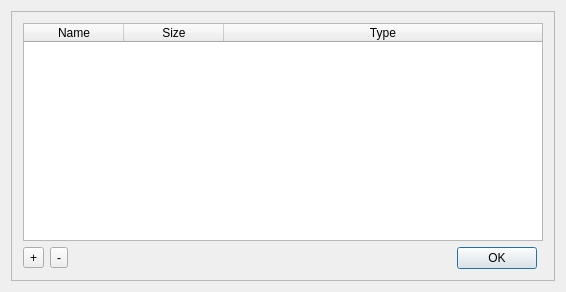
<?xml version="1.0" encoding="UTF-8"?>
<ui version="4.0">
 <class>ImageDetailsClass</class>
 <widget class="QDialog" name="ImageDetailsClass">
  <property name="geometry">
   <rect>
    <x>0</x>
    <y>0</y>
    <width>566</width>
    <height>292</height>
   </rect>
  </property>
  <property name="windowTitle">
   <string>ImageDetails</string>
  </property>
  <layout class="QGridLayout" name="gridLayout_3">
   <item row="0" column="0">
    <widget class="QFrame" name="frame">
     <property name="frameShape">
      <enum>QFrame::StyledPanel</enum>
     </property>
     <property name="frameShadow">
      <enum>QFrame::Raised</enum>
     </property>
     <layout class="QGridLayout" name="gridLayout">
      <item row="0" column="0" colspan="5">
       <widget class="QTableWidget" name="tblImages">
        <property name="editTriggers">
         <set>QAbstractItemView::NoEditTriggers</set>
        </property>
        <property name="selectionMode">
         <enum>QAbstractItemView::ContiguousSelection</enum>
        </property>
        <property name="selectionBehavior">
         <enum>QAbstractItemView::SelectRows</enum>
        </property>
        <attribute name="horizontalHeaderStretchLastSection">
         <bool>true</bool>
        </attribute>
        <attribute name="horizontalHeaderStretchLastSection">
         <bool>true</bool>
        </attribute>
        <column>
         <property name="text">
          <string>Name</string>
         </property>
        </column>
        <column>
         <property name="text">
          <string>Size</string>
         </property>
        </column>
        <column>
         <property name="text">
          <string>Type</string>
         </property>
        </column>
       </widget>
      </item>
      <item row="1" column="0">
       <widget class="QToolButton" name="btnPlus">
        <property name="text">
         <string>+</string>
        </property>
       </widget>
      </item>
      <item row="1" column="1">
       <widget class="QToolButton" name="btnMinus">
        <property name="text">
         <string>-</string>
        </property>
       </widget>
      </item>
      <item row="1" column="2">
       <spacer name="horizontalSpacer">
        <property name="orientation">
         <enum>Qt::Horizontal</enum>
        </property>
        <property name="sizeHint" stdset="0">
         <size>
          <width>164</width>
          <height>17</height>
         </size>
        </property>
       </spacer>
      </item>
      <item row="1" column="3">
       <widget class="QPushButton" name="btnOK">
        <property name="text">
         <string>OK</string>
        </property>
       </widget>
      </item>
     </layout>
    </widget>
   </item>
  </layout>
 </widget>
 <layoutdefault spacing="6" margin="11"/>
 <resources/>
 <connections/>
</ui>
